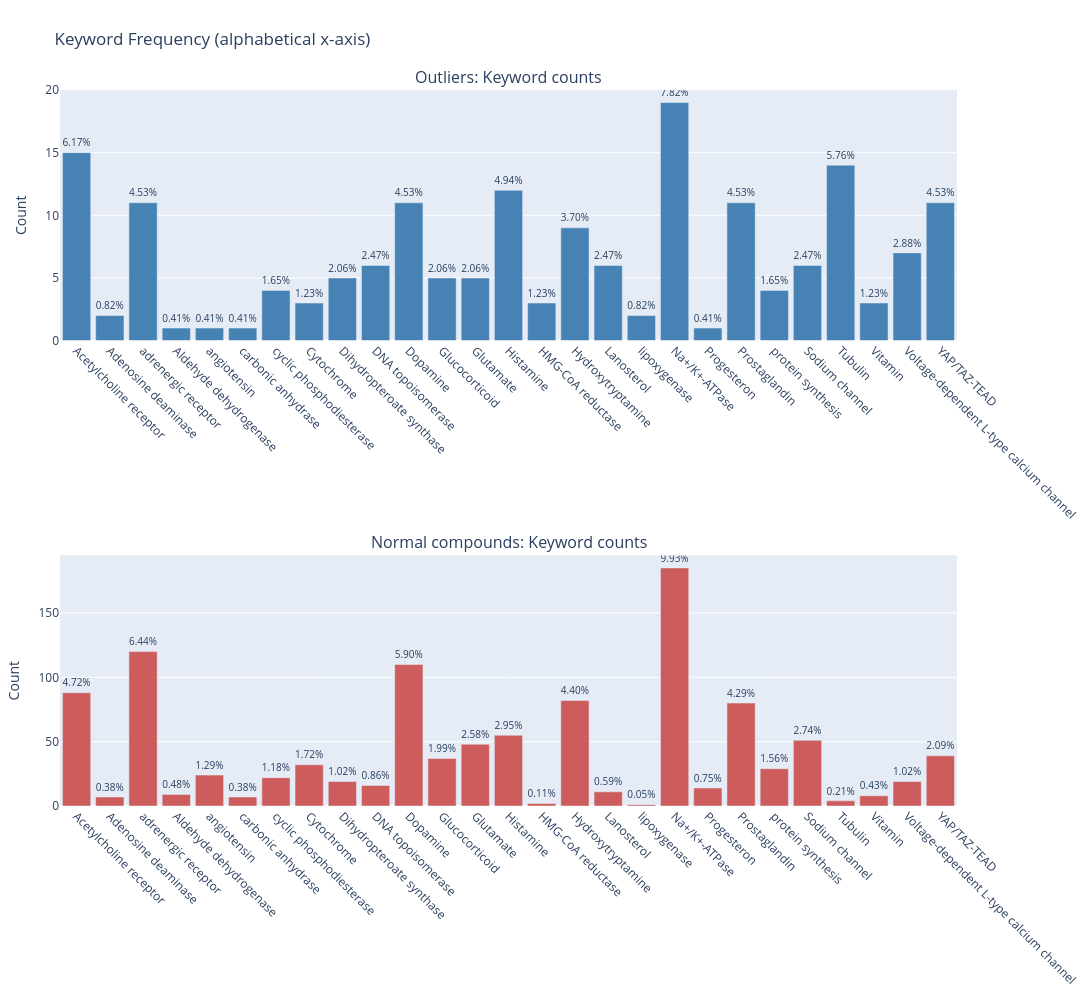

Notebook code for this chart:
### Code cell
fig = g.outliers_plot(
df_outliers,
df_normal_comp,
outlier_label="Outliers", # optional – changes subplot title & print label
normal_label="Normal compounds", # optional
outlier_color="steelblue", # optional – defaults already match original
normal_color="indianred", # optional
title="Keyword Frequency (alphabetical x-axis)", # optional
)

### Figure 1 — Plotly figure (JSON) as saved in the notebook; plotly's stock layout.template omitted (floating-point values rounded to 4 significant figures)
{"data": [{"marker": {"color": "steelblue"}, "name": "Outliers", "text": ["6.17%", "0.82%", "4.53%", "0.41%", "0.41%", "0.41%", "1.65%", "1.23%", "2.06%", "2.47%", "4.53%", "2.06%", "2.06%", "4.94%", "1.23%", "3.70%", "2.47%", "0.82%", "7.82%", "0.41%", "4.53%", "1.65%", "2.47%", "5.76%", "1.23%", "2.88%", "4.53%"], "textposition": "outside", "type": "bar", "x": ["Acetylcholine receptor", "Adenosine deaminase", "adrenergic receptor", "Aldehyde dehydrogenase", "angiotensin", "carbonic anhydrase", "cyclic phosphodiesterase", "Cytochrome", "Dihydropteroate synthase", "DNA topoisomerase", "Dopamine", "Glucocorticoid", "Glutamate", "Histamine", "HMG-CoA reductase", "Hydroxytryptamine", "Lanosterol", "lipoxygenase", "Na+/K+-ATPase", "Progesteron", "Prostaglandin", "protein synthesis", "Sodium channel", "Tubulin", "Vitamin", "Voltage-dependent L-type calcium channel", "YAP/TAZ-TEAD"], "xaxis": "x", "y": [15, 2, 11, 1, 1, 1, 4, 3, 5, 6, 11, 5, 5, 12, 3, 9, 6, 2, 19, 1, 11, 4, 6, 14, 3, 7, 11], "yaxis": "y"}, {"marker": {"color": "indianred"}, "name": "Normal compounds", "text": ["4.72%", "0.38%", "6.44%", "0.48%", "1.29%", "0.38%", "1.18%", "1.72%", "1.02%", "0.86%", "5.90%", "1.99%", "2.58%", "2.95%", "0.11%", "4.40%", "0.59%", "0.05%", "9.93%", "0.75%", "4.29%", "1.56%", "2.74%", "0.21%", "0.43%", "1.02%", "2.09%"], "textposition": "outside", "type": "bar", "x": ["Acetylcholine receptor", "Adenosine deaminase", "adrenergic receptor", "Aldehyde dehydrogenase", "angiotensin", "carbonic anhydrase", "cyclic phosphodiesterase", "Cytochrome", "Dihydropteroate synthase", "DNA topoisomerase", "Dopamine", "Glucocorticoid", "Glutamate", "Histamine", "HMG-CoA reductase", "Hydroxytryptamine", "Lanosterol", "lipoxygenase", "Na+/K+-ATPase", "Progesteron", "Prostaglandin", "protein synthesis", "Sodium channel", "Tubulin", "Vitamin", "Voltage-dependent L-type calcium channel", "YAP/TAZ-TEAD"], "xaxis": "x2", "y": [88, 7, 120, 9, 24, 7, 22, 32, 19, 16, 110, 37, 48, 55, 2, 82, 11, 1, 185, 14, 80, 29, 51, 4, 8, 19, 39], "yaxis": "y2"}], "layout": {"annotations": [{"font": {"size": 16}, "showarrow": false, "text": "Outliers: Keyword counts", "x": 0.5, "xanchor": "center", "xref": "paper", "y": 1.0, "yanchor": "bottom", "yref": "paper"}, {"font": {"size": 16}, "showarrow": false, "text": "Normal compounds: Keyword counts", "x": 0.5, "xanchor": "center", "xref": "paper", "y": 0.35, "yanchor": "bottom", "yref": "paper"}], "bargap": 0.15, "height": 1000, "margin": {"b": 180, "l": 60, "r": 40, "t": 90}, "showlegend": false, "title": {"text": "Keyword Frequency (alphabetical x-axis)"}, "width": 1100, "xaxis": {"anchor": "y", "automargin": true, "domain": [0, 1], "tickangle": 45}, "xaxis2": {"anchor": "y2", "automargin": true, "domain": [0, 1], "tickangle": 45}, "yaxis": {"anchor": "x", "automargin": true, "domain": [0.65, 1.0], "title": {"text": "Count"}}, "yaxis2": {"anchor": "x2", "automargin": true, "domain": [0, 0.35], "title": {"text": "Count"}}}}
